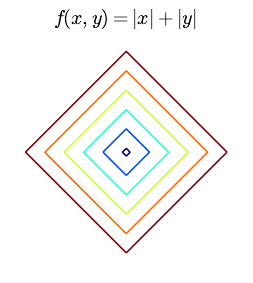

This figure's Python source:
"""
This is a demo of creating a pdf file with several pages,
as well as adding metadata and annotations to pdf files.
"""

import datetime
import numpy as np
from matplotlib.backends.backend_pdf import PdfPages
import matplotlib.pyplot as plt

# Create the PdfPages object to which we will save the pages:
# The with statement makes sure that the PdfPages object is closed properly at
# the end of the block, even if an Exception occurs.



delta = 0.025
x = np.arange(-6.0, 5.0, delta)
y = np.arange(-20.0, 15.0, delta)
X, Y = np.meshgrid(x, y)
# Z = (X**2 + Y - 7)**2 + (X-Y + 1)**2

# Z = X**2  + Y**2
Z = np.abs(X) + np.abs(Y)
# CS = plt.contour(X, Y, Z, np.arange(0.1, 3, .5), colors='k')
# plt.axis('equal')
# plt.xlim(-3, 3)
# plt.ylim(-3, 3)
# plt.axes
# plt.xticks([], [])
# plt.yticks([], [])

# plt.show()

fig, ax = plt.subplots()
# ax.plot(range(10))

# fig.patch.set_visible(False)
ax.axis('off')

frame1 = plt.gca()


filename = 'abs_2d.pdf'
with PdfPages(filename) as pdf:
# with PdfPages('multipage_pdf.pdf') as pdf:
    plt.figure(figsize=(3, 3))
    # plt.plot(range(7), [3, 1, 4, 1, 5, 9, 2], 'r-o')

    # CS = plt.contour(X, Y, Z, np.arange(0.1, 3, .5), colors='k')
    CS = plt.contour(X, Y, Z, np.arange(0.1, 3, .5))
    plt.axis('equal')
    plt.xlim(-3, 3)
    plt.ylim(-3, 3)
    plt.xticks([], [])
    plt.yticks([], [])

    plt.title('$f(x, y) = |x| + |y|$')
    # plt.axes.get_xaxis().set_visible(False)
    # plt.axes.get_yaxis().set_visible(False)
    plt.axis('off')
    # 
    pdf.savefig(bbox_inches='tight') # saves the current figure into a pdf page
    plt.close()
